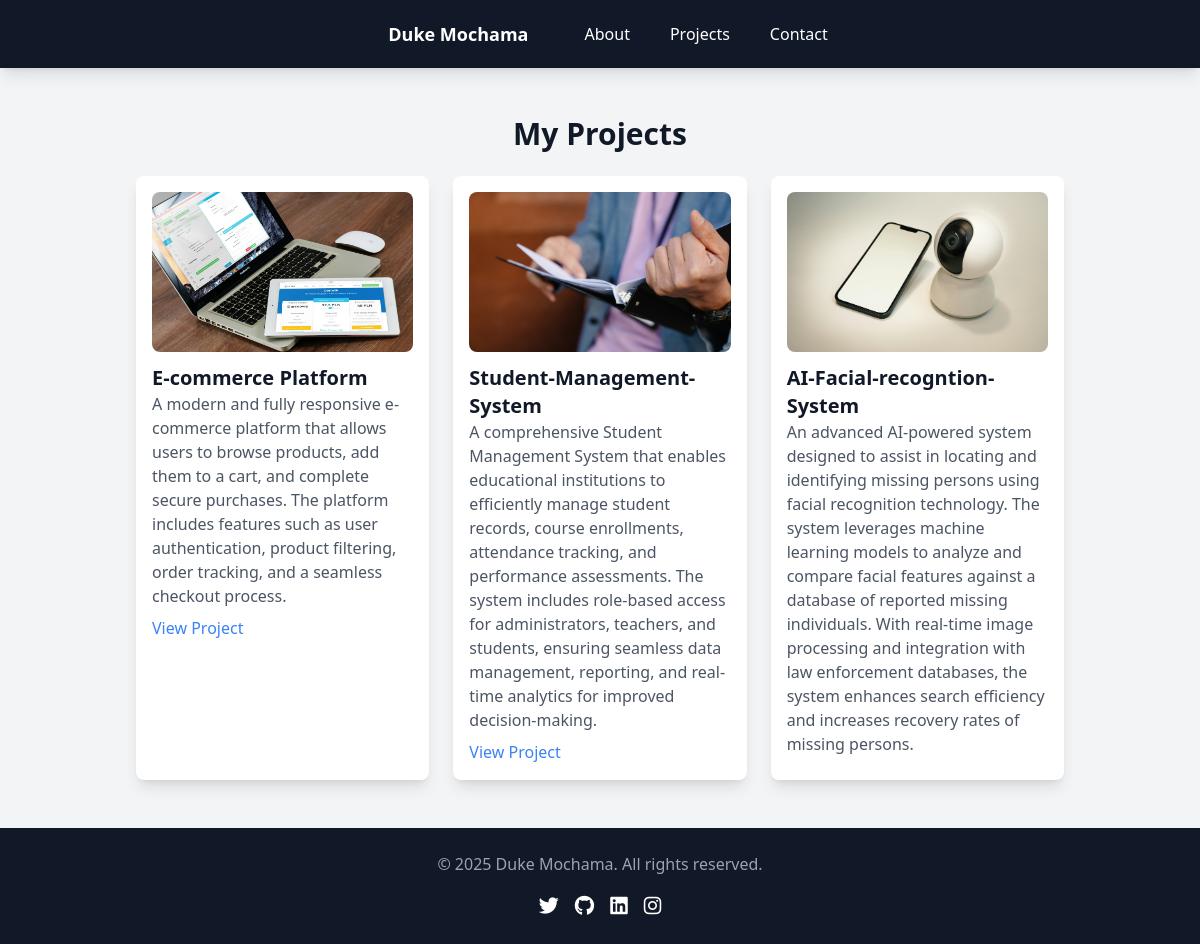
/projects/, run on the app's committed database.
### portfolio/models.py (models this page shows, shortened)
class Project(models.Model):
    title=models.CharField(max_length=200)
    description=models.TextField()
    image=models.ImageField(upload_to='project_images/')
    link=models.URLField(blank=True,null=True)

### portfolio/views.py (the view)
# urls.py: path("projects/",views.projects, name="projects"),
def projects(request):
    projects=Project.objects.all()
    context={
        "projects":projects,
    }
    return render(request,"portfolio/projects.html",context)

### portfolio/templates/portfolio/projects.html (shortened to what this page needs)
{% extends 'portfolio/base.html' %}
{% block content %}
    <div class="max-w-6xl mx-auto p-6">
        <h2 class="text-3xl font-bold text-center mb-6">My Projects</h2>
        <div class="grid md:grid-cols-3 gap-6">
            {% for project in projects %}
            <div class="bg-white p-4 rounded-lg shadow-lg">
                <img src="{{ project.image.url }}" class="w-full h-40 object-cover rounded-lg">
                <h3 class="text-xl font-semibold mt-3">{{ project.title }}</h3>
                <p class="text-gray-600">{{ project.description }}</p>
                {% if project.link %}
                <a href="{{ project.link }}" target="_blank" class="text-blue-500 mt-2 inline-block">View Project</a>
                {% endif %}
            </div>
            {% endfor %}
        </div>
    </div>
{% endblock %}

### data on the page
Project: image (picture), title "E-commerce Platform", description "A modern and fully responsive e-commerce platform that allows users to browse products, add them to a cart, and complete secure purchases. The platform includes features such as user authentication, product filtering, order tracking, and a seamless checkout process."
Project: image (picture), title "Student-Management-System", description "A comprehensive Student Management System that enables educational institutions to efficiently manage student records, course enrollments, attendance tracking, and performance assessments. The system includes role-based access for administrators, teachers, and students, ensuring seamless data management, reporting, and real-time analytics for improved decision-making."
Project: image (picture), title "AI-Facial-recogntion-System", description "An advanced AI-powered system designed to assist in locating and identifying missing persons using facial recognition technology. The system leverages machine learning models to analyze and compare facial features against a database of reported missing individuals. With real-time image processing and integration with law enforcement databases, the system enhances search efficiency and increases recovery rates of missing persons."
